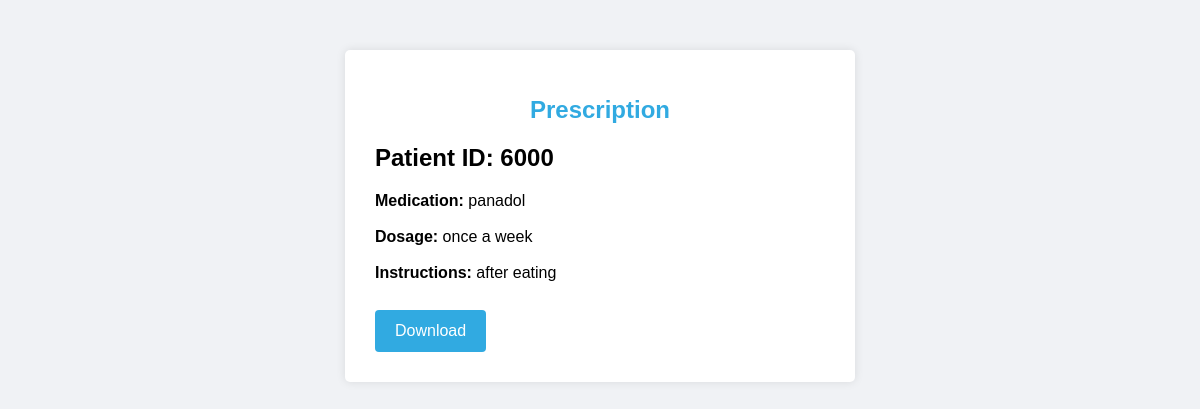
/viewprescription.php?preid=1, run on the app's committed database.
### tables this page shows
CREATE TABLE IF NOT EXISTS `prescription` (
  `preid` int(11) NOT NULL,
  `id` int(11) NOT NULL,
  `medication` varchar(255) DEFAULT NULL,
  `dosage` varchar(255) DEFAULT NULL,
  `instructions` text,
  `seenbypatient` tinyint(1) NOT NULL,
  `seenbyphar` tinyint(1) NOT NULL,
  PRIMARY KEY (`preid`),
  KEY `id` (`id`)
);

### viewprescription.php (the view, shortened to what this page needs)
<!DOCTYPE html>
<html lang="en">
<head>
</head>
<body>
  <div class="container">
    <h1>Prescription</h1>
    <?php
  $servername = "localhost";
  $username = "root";
  $password = "";
  $database = "clinic";
  $conn = new mysqli($servername, $username, $password, $database, "3308");
  $preid = isset($_GET["preid"]) ? $_GET["preid"] : null;
  if ($preid) {
    $sql = "SELECT * FROM prescription WHERE preid = '$preid'";
    $result = $conn->query($sql);
    if ($result->num_rows > 0) {
      $row = $result->fetch_assoc();
      echo "<h2>Patient ID: " . $row["id"] . "</h2>";
      echo "<b>Medication: </b>" . $row["medication"] . "<br><br>";
      echo "<b>Dosage:</b> " . $row["dosage"] . "<br><br>";
      echo "<b>Instructions: </b>" . $row["instructions"] . "<br><br>";
      echo "<form action='download.php' method='post'>";
      echo "<button type='submit'>Download</button>";
      echo "</form>";
    } else {
      echo "No prescription found for ID: " . $preid;
    }
  } else {
    echo "<p>Error: Missing preid parameter.</p>";
  }
  ?>
  </div>
</body>
</html>

### viewprescription.php (style rules this page uses)
body { font-family: Arial, sans-serif; background-color: #f0f2f5; }
.container { width: 450px; margin: 50px auto; border-radius: 5px; background-color: #fff; box-shadow: 0 0 10px rgba(0, 0, 0, 0.1); padding: 30px; }
h1 { text-align: center; margin-bottom: 20px; color: #31aae1; font-size: 24px; }
button[type="submit"] { background-color: #31aae1; border: none; color: white; padding: 12px 20px; text-align: center; text-decoration: none; display: inline-block; font-size: 16px; margin-top: 10px; cursor: pointer; border-radius: 4px; }

### data on the page
prescription: id "6000", medication "panadol", dosage "once a week", instructions "after eating"
